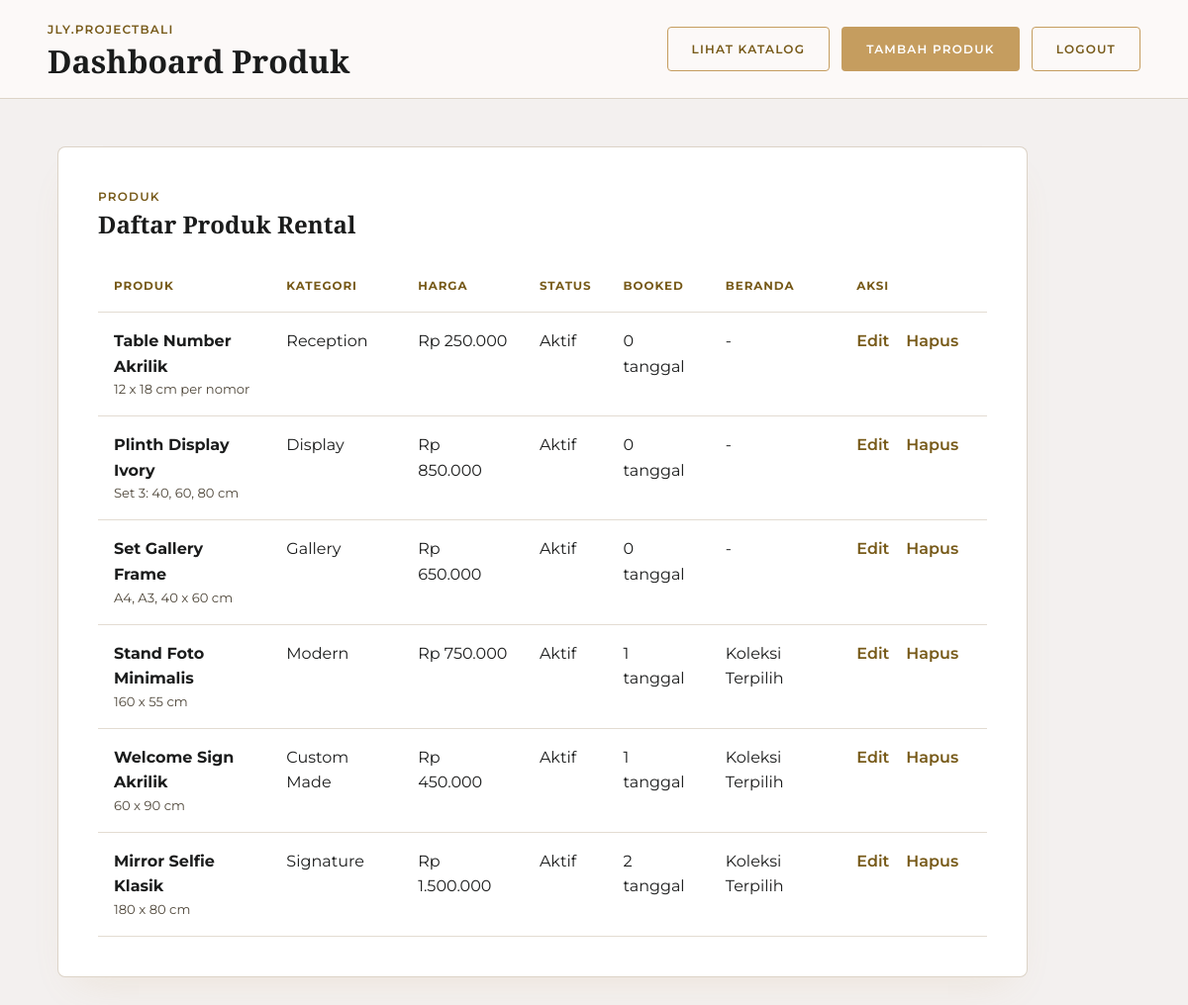
The page /admin/index.php (signed in) on the database its author committed.
### tables this page shows
CREATE TABLE IF NOT EXISTS products (
  id INT UNSIGNED AUTO_INCREMENT PRIMARY KEY,
  category_id INT UNSIGNED NULL,
  name VARCHAR(150) NOT NULL,
  description TEXT NOT NULL,
  price DECIMAL(12,2) NOT NULL DEFAULT 0,
  discount_price DECIMAL(12,2) NULL,
  size VARCHAR(120) NULL,
  material VARCHAR(150) NULL,
  flowers VARCHAR(150) NULL,
  bundle_note VARCHAR(255) NULL,
  image_url TEXT NULL,
  is_active TINYINT(1) NOT NULL DEFAULT 1,
  is_featured TINYINT(1) NOT NULL DEFAULT 0,
  created_at TIMESTAMP DEFAULT CURRENT_TIMESTAMP,
  updated_at TIMESTAMP DEFAULT CURRENT_TIMESTAMP ON UPDATE CURRENT_TIMESTAMP,
  KEY idx_products_category (category_id),
  KEY idx_products_active_featured (is_active, is_featured),
  KEY idx_products_price (price, discount_price),
  CONSTRAINT fk_products_category
    FOREIGN KEY (category_id) REFERENCES categories(id)
    ON DELETE SET NULL
);

CREATE TABLE IF NOT EXISTS categories (
  id INT UNSIGNED AUTO_INCREMENT PRIMARY KEY,
  name VARCHAR(100) NOT NULL UNIQUE,
  created_at TIMESTAMP DEFAULT CURRENT_TIMESTAMP
);

### includes/auth.php (called while the page is built, shortened)
<?php
function e(?string $value): string
{
    return htmlspecialchars((string) $value, ENT_QUOTES, 'UTF-8');
}

### admin/index.php (the view, shortened to what this page needs)
<?php
require_once __DIR__ . '/../includes/db.php';
require_once __DIR__ . '/../includes/auth.php';
$products = $conn->query(
    'SELECT p.*, c.name AS category_name, COALESCE(pb.booked_dates_total, 0) AS booked_dates_total
     FROM products p
     LEFT JOIN categories c ON p.category_id = c.id
     LEFT JOIN (
       SELECT product_id, COUNT(*) AS booked_dates_total
       FROM product_bookings
       WHERE booked_date >= CURDATE()
       GROUP BY product_id
     ) pb ON pb.product_id = p.id
     ORDER BY p.id DESC'
);
?>
<!DOCTYPE html>
<html lang="id">
<head>
  <link rel="stylesheet" href="../css/style.css">
  <link rel="stylesheet" href="../css/admin.css">
</head>
<body class="admin-body">
  <header class="admin-topbar">
    <div>
      <span class="eyebrow">jly.projectbali</span>
      <h1>Dashboard Produk</h1>
    </div>
    <nav class="admin-actions">
      <a class="button button-outline" href="../katalog.php" target="_blank">Lihat Katalog</a>
      <a class="button button-primary" href="product-form.php">Tambah Produk</a>
      <a class="button button-outline" href="logout.php">Logout</a>
    </nav>
  </header>
  <main class="admin-shell">
    <section class="admin-panel">
      <div class="admin-panel-heading">
        <div>
          <span class="eyebrow">Produk</span>
          <h2>Daftar Produk Rental</h2>
        </div>
      </div>
      <div class="admin-table-wrap">
        <table class="admin-table">
          <thead>
            <tr>
              <th>Produk</th>
              <th>Kategori</th>
              <th>Harga</th>
              <th>Status</th>
              <th>Booked</th>
              <th>Beranda</th>
              <th>Aksi</th>
            </tr>
          </thead>
          <tbody>
            <?php if ($products && $products->num_rows > 0): ?>
              <?php while ($product = $products->fetch_assoc()): ?>
                <tr>
                  <td>
                    <strong><?= e($product['name']) ?></strong>
                    <span><?= e($product['size']) ?></span>
                  </td>
                  <td><?= e($product['category_name'] ?? '-') ?></td>
                  <td>
                    Rp <?= number_format((float) $product['price'], 0, ',', '.') ?>
                  </td>
                  <td><?= ((int) $product['is_active'] === 1) ? 'Aktif' : 'Nonaktif' ?></td>
                  <td><?= (int) $product['booked_dates_total'] ?> tanggal</td>
                  <td><?= ((int) $product['is_featured'] === 1) ? 'Koleksi Terpilih' : '-' ?></td>
                  <td class="admin-row-actions">
                    <a href="product-form.php?id=<?= (int) $product['id'] ?>">Edit</a>
                    <form method="post" action="delete-product.php" onsubmit="return confirm('Hapus produk ini?')">
                      <button type="submit">Hapus</button>
                    </form>
                  </td>
                </tr>
              <?php endwhile; ?>
            <?php else: ?>
              <tr>
                <td colspan="7">Belum ada produk. Tambahkan produk pertama dari tombol di atas.</td>
              </tr>
            <?php endif; ?>
          </tbody>
        </table>
      </div>
    </section>
  </main>
</body>
</html>

### css/style.css (style rules this page uses)
:root { --color-background: #fcf9f8; --color-surface: #ffffff; --color-section: #f3f0ef; --color-text: #1b1c1c; --color-muted: #4e4639; --color-outline: #d1c5b4; --color-primary: #c59d5f; --color-primary-dark: #775a19; --font-heading: "Playfair Display", Georgia, serif; --font-body: "Montserrat", Arial, sans-serif; --container: 1180px; --space-page: clamp(1.25rem, 4vw, 3.5rem); --space-section: clamp(3.5rem, 6vw, 5.5rem); --radius: 4px; --shadow-soft: 0 20px 40px -20px rgba(197, 157, 95, 0.18); }
* { box-sizing: border-box; }
html { scroll-behavior: smooth; }
body { margin: 0; overflow-x: hidden; background: var(--color-background); color: var(--color-text); font-family: var(--font-body); line-height: 1.6; }
a { color: inherit; text-decoration: none; }
.eyebrow { display: block; margin-bottom: 1rem; color: var(--color-primary-dark); font-size: 0.75rem; font-weight: 600; letter-spacing: 0.1em; text-transform: uppercase; }
.button { display: inline-flex; align-items: center; justify-content: center; min-height: 44px; border: 1px solid transparent; border-radius: var(--radius); padding: 0.75rem 1.5rem; font-size: 0.75rem; font-weight: 600; letter-spacing: 0.1em; text-align: center; text-transform: uppercase; transition: 180ms ease; }
.button-primary { background: var(--color-primary); color: #ffffff; }
.button-outline { border-color: var(--color-primary); color: var(--color-primary-dark); }

### css/admin.css (style rules this page uses)
.admin-body { min-height: 100vh; background: var(--color-section); }
.admin-shell { width: min(100%, 1180px); margin-inline: auto; padding: var(--space-page); }
.admin-topbar { display: flex; align-items: center; justify-content: space-between; gap: 1.5rem; padding: 1.25rem var(--space-page); border-bottom: 1px solid rgba(209, 197, 180, 0.7); background: var(--color-background); }
.admin-topbar h1, .admin-panel h1, .admin-panel h2 { margin: 0; font-family: var(--font-heading); line-height: 1.08; }
.admin-topbar .eyebrow, .admin-panel .eyebrow { margin-bottom: 0.35rem; }
.admin-actions { display: flex; flex-wrap: wrap; gap: 0.75rem; }
.admin-panel { width: min(100%, 980px); padding: clamp(1.25rem, 4vw, 2.5rem); border: 1px solid rgba(209, 197, 180, 0.75); border-radius: 8px; background: var(--color-surface); box-shadow: var(--shadow-soft); }
.admin-panel-heading { display: flex; align-items: center; justify-content: space-between; gap: 1rem; margin-bottom: 1.5rem; }
.admin-table-wrap { overflow-x: auto; }
.admin-table { width: 100%; border-collapse: collapse; min-width: 760px; }
.admin-table th, .admin-table td { padding: 1rem; border-bottom: 1px solid rgba(209, 197, 180, 0.6); text-align: left; vertical-align: top; }
.admin-table th { color: var(--color-primary-dark); font-size: 0.74rem; letter-spacing: 0.08em; text-transform: uppercase; }
.admin-table td span { display: block; color: var(--color-muted); font-size: 0.82rem; }
.admin-row-actions { white-space: nowrap; }
.admin-row-actions form { display: inline; }
.admin-row-actions a, .admin-row-actions button { background: none; border: 0; color: var(--color-primary-dark); cursor: pointer; font: inherit; font-weight: 600; margin-right: 0.8rem; padding: 0; }

### rows shown on the page
products: name "Table Number Akrilik", size "12 x 18 cm per nomor", category.name "Reception", price "250.000", is_active "Aktif", booked_dates_total "0"
products: name "Plinth Display Ivory", size "Set 3: 40, 60, 80 cm", category.name "Display", price "850.000", is_active "Aktif", booked_dates_total "0"
products: name "Set Gallery Frame", size "A4, A3, 40 x 60 cm", category.name "Gallery", price "650.000", is_active "Aktif", booked_dates_total "0"
products: name "Stand Foto Minimalis", size "160 x 55 cm", category.name "Modern", price "750.000", is_active "Aktif", booked_dates_total "1", is_featured "Koleksi Terpilih"
products: name "Welcome Sign Akrilik", size "60 x 90 cm", category.name "Custom Made", price "450.000", is_active "Aktif", booked_dates_total "1", is_featured "Koleksi Terpilih"
products: name "Mirror Selfie Klasik", size "180 x 80 cm", category.name "Signature", price "1.500.000", is_active "Aktif", booked_dates_total "2", is_featured "Koleksi Terpilih"
